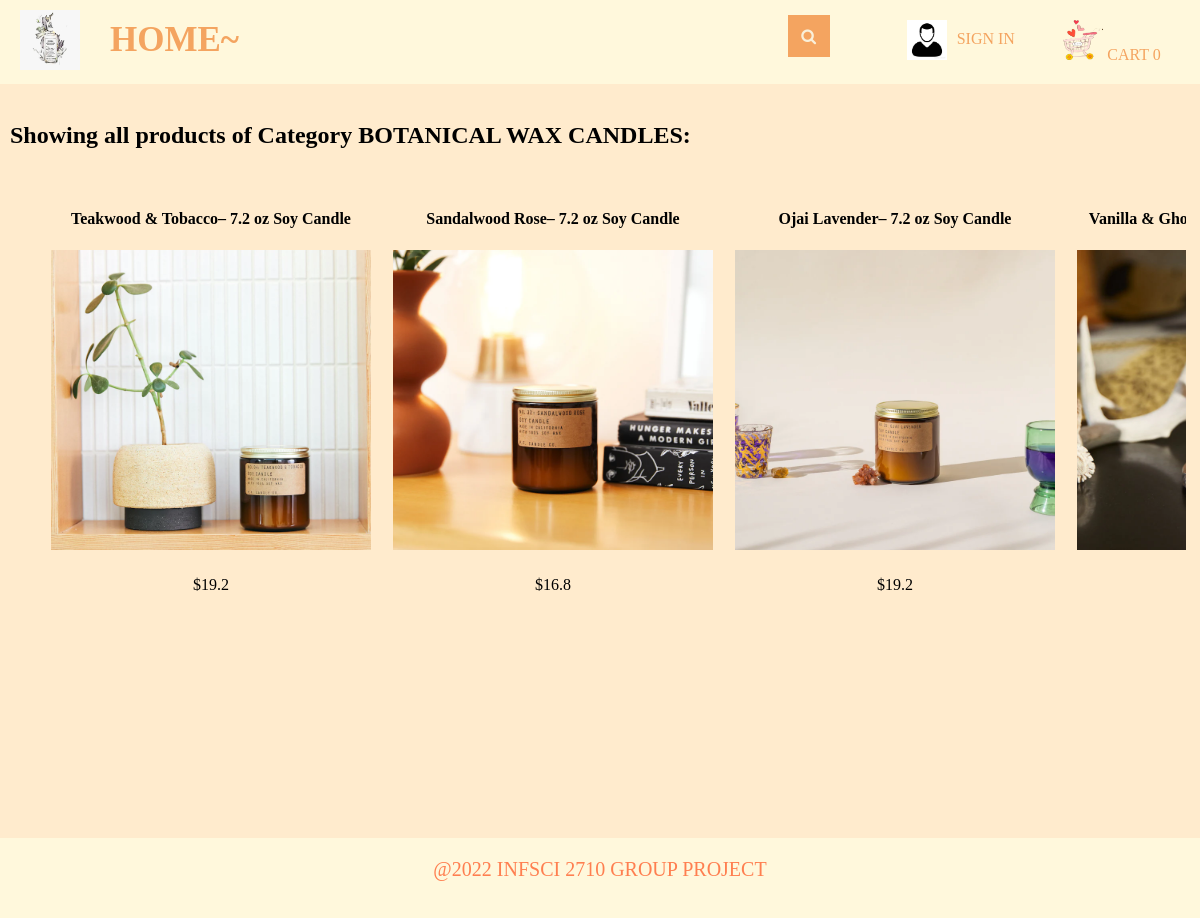
The app's page /displayCategory?productKindId=1 with its own data.
### tables this page shows
CREATE TABLE product_kind
(productKindId INTEGER PRIMARY KEY,
name TEXT);

CREATE TABLE "products" (
  "productId" INTEGER,
  "name" TEXT,
  "inventory" INTEGER,
  "price" REAL,
  "description" TEXT,
  "image" TEXT,
  "productKindId" INTEGER,
  "scent_id" INTEGER,
  CONSTRAINT "PRODUCTS_PK" PRIMARY KEY ("productId"),
  CONSTRAINT "FK_products_product_kind" FOREIGN KEY ("productKindId") REFERENCES "product_kind" ("productKindId") ON DELETE NO ACTION ON UPDATE NO ACTION,
  CONSTRAINT "products_FK" FOREIGN KEY ("scent_id") REFERENCES "scent" ("scent_id") ON DELETE NO ACTION ON UPDATE NO ACTION,
  CONSTRAINT "inventory_constrains" CHECK (inventory>=0)
);

### main.py (the view)
@app.route("/displayCategory")
def displayCategory():
    loggedIn, firstName, noOfItems = getLoginDetails()
    categoryId = request.args.get("productKindId")
    with sqlite3.connect('database.db') as conn:
        cur = conn.cursor()
        cur.execute(
            "SELECT products.productId, products.name, products.price, products.image, product_kind.name FROM products, product_kind WHERE products.productKindId = product_kind.productKindId AND product_kind.productKindId = ?",
            (categoryId,))
        data = cur.fetchall()
    conn.close()
    categoryName = data[0][4]
    data = parse(data)
    return render_template('displayCategory.html', data=data, loggedIn=loggedIn, firstName=firstName,
                           noOfItems=noOfItems, categoryName=categoryName)

### main.py (called while the page is built)
def getLoginDetails():
    with sqlite3.connect('database.db') as conn:
        cur = conn.cursor()
        if 'email' not in session:
            loggedIn = False
            firstName = ''
            noOfItems = 0
        else:
            loggedIn = True
            cur.execute("SELECT customer_id, firstName FROM customers WHERE email = ?", (session['email'],))
            customer_id, firstName = cur.fetchone()
            cur.execute("SELECT count(productId) FROM cart WHERE userId = ?", (customer_id,))
            noOfItems = cur.fetchone()[0]
    conn.close()
    return (loggedIn, firstName, noOfItems)

def parse(data):
    ans = []
    i = 0
    while i < len(data):
        curr = []
        for j in range(7):
            if i >= len(data):
                break
            curr.append(data[i])
            i += 1
        ans.append(curr)
    return ans

### templates/displayCategory.html (shortened to what this page needs)
<!DOCTYPE HTML>
<html>
<head>
    <link rel="stylesheet" href={{ url_for('static', filename='css/home.css') }} />#}
    <link rel="stylesheet" href={{url_for('static', filename='css/bodyGeneral.css')}} />
    <link rel="stylesheet" href={{ url_for('static', filename='css/topStyle.css') }} />
    <link rel="stylesheet" href={{ url_for('static', filename='css/footer.css') }} />
    <link rel="stylesheet" href={{ url_for('static', filename='css/displayproduct.css') }}/>
    <link rel="stylesheet" href="https://maxcdn.bootstrapcdn.com/font-awesome/4.5.0/css/font-awesome.min.css">
</head>
<body>
    <div id="title">
            <a href="/logout">
                <img id="logo" src= {{ url_for('static', filename='images/logo.png') }} />
            </a>
            <div class="home_btn">
                <a href="/home">
                    <strong>HOME~</strong>
                </a>
            </div>
            <div class = "Search">
                <form>
		            <input id="searchBox" type="text" name="searchQuery" placeholder="SEARCH....">
		            <button id="searchButton" type="submit" value="Search"></button>
		        </form>
            </div>
            {% if not loggedIn %}
            <div id="signInButton">
                <img id = "client " src= {{ url_for('static', filename='images/client.png')}}/>
                <a class="link" href="/loginForm">SIGN IN</a>
            </div>
        {% endif %}
        <div id="cart">
            <a class="link" href="/cart">
                <img src={{url_for('static', filename='images/shoppingCart.png')}} id="cartIcon" />
                CART {{noOfItems}}
            </a>
        </div>
        </div>
    <div class="display_product">
        <h2>Showing all products of Category {{categoryName}}:</h2>
        {% for itemData in data %}
        <table>
            <tr id="productName">
                {% for row in itemData %}
                <td>
                    {{row[1]}}
                </td>
                {% endfor %}
            </tr>
            <tr id="productImage">
                {% for row in itemData %}
                <td>
                    <a href="/productDescription?productId={{row[0]}}">
                        <img src={{ url_for('static', filename='uploads/' + row[3]) }} id="itemImage" />
                    </a>
                </td>
                {% endfor %}
            </tr>
            <tr id="productPrice">
                {% for row in itemData %}
                <td>
                    ${{row[2]}}
                </td>
                {% endfor %}
            </tr>
        </table>
        {% endfor %}
    </div>
    <footer>
        <div class="footer_container">
            <p>@2022 INFSCI 2710 GROUP PROJECT</p>
        </div>
    </footer>
</body>
</html>

### static/css/home.css (style rules this page uses)
html,body { margin: 0; padding: 0; height: 100%; }
body { width: 100%; background: blanchedalmond; }
#itemImage { height: 300px; width: 320px; }
table { border-spacing: 20px; width: 80%; margin: auto; float: left; text-align: center; }
#productName { text-align: center; font-weight: bold; }
#productPrice { text-align: center; }

### static/css/bodyGeneral.css (style rules this page uses)
html,body { margin: 0; padding: 0; height: 100%; }
body { background: blanchedalmond; }
#cartItems, .display_product, .display_profile, .display_frame, .display_store { width: 98%; margin-left: 10px; margin-right: 10px; height: 100%; position:relative; top:84px; }

### static/css/topStyle.css (style rules this page uses)
#logo { height: 60px; width: 60px; margin-left: 20px; margin-top: 10px; margin-bottom: 10px; margin-right: 20px; float: left; }
#title { background-color: cornsilk; height: 84px; position: fixed; top:0px; display: flex; width: 100%; margin-bottom: 0px; z-index: 2; }
.home_btn { height: 64px; margin-bottom: 10px; margin-top:10px; padding: 10px; }
.home_btn a { position: relative; text-align: center; text-decoration: none; font-family: "Palace Script MT"; font-size: 35px; color: sandybrown; }
.Search { width: 70%; }
.Search form { padding:15px; height: 100%; }
.Search input { height: 42px; width: 0; padding: 0 42px 0 15px; border: none; border-bottom: 2px solid transparent; outline: none; background: transparent; transition: .4s cubic-bezier(0, 0.8, 0, 1); position: relative; top: 0; right:0; float: right; z-index: 2; font-family: "Palace Script MT"; font-size:20px; }
.Search button { background: sandybrown; border: none; height: 42px; width: 42px; position: relative; top: 0; right: 0; float: right; margin-right: -15px; cursor: pointer; }
.Search button:before { content: "\f002"; font-family: FontAwesome; font-size: 16px; color: #F9F0DA; }
#signInButton { width: 15%; display: flex; color: yellow; margin-top: 20px; margin-bottom: 20px; margin-left: 20px; margin-right: 20px; float: left; }
#signInButton img { width: 40px; height: 40px; }
#signInButton a { position: relative; bottom: 0; text-align: center; padding: 10px; }
#cart { width: 15%; color: white; margin-top: 20px; margin-bottom: 20px; float: left; }
#cart img { width: 40px; height: 40px; }
#cartIcon { height: 30px; width: 30px; }
#cart a, #signInButton a { text-decoration: none; font-family: "Palace Script MT"; color: sandybrown; }

### static/css/footer.css (style rules this page uses)
footer { background: cornsilk; display: block; position: relative; bottom: 0; width: 100%; height: 10%; z-index: 10000; }
.footer_container p { position: relative; top: 20px; color: coral; text-align: center; font-family: "Times New Roman"; font-size: 20px; }

### static/css/displayproduct.css (style rules this page uses)
.display_product { overflow: scroll; }
.display_product table { width: 80%; margin: auto; }
.display_product table tr td { width: 400px; text-align: center; margin: auto; }

### records on screen
product_kind: name "BOTANICAL WAX CANDLES"
products: name "Teakwood & Tobacco– 7.2 oz Soy Candle", image (picture), price "19.2"
products: name "Sandalwood Rose– 7.2 oz Soy Candle", image (picture), price "16.8"
products: name "Ojai Lavender– 7.2 oz Soy Candle", image (picture), price "19.2"
products: name "Vanilla &…", image (picture)

### other values on screen
{{ noOfItems }} "0"
